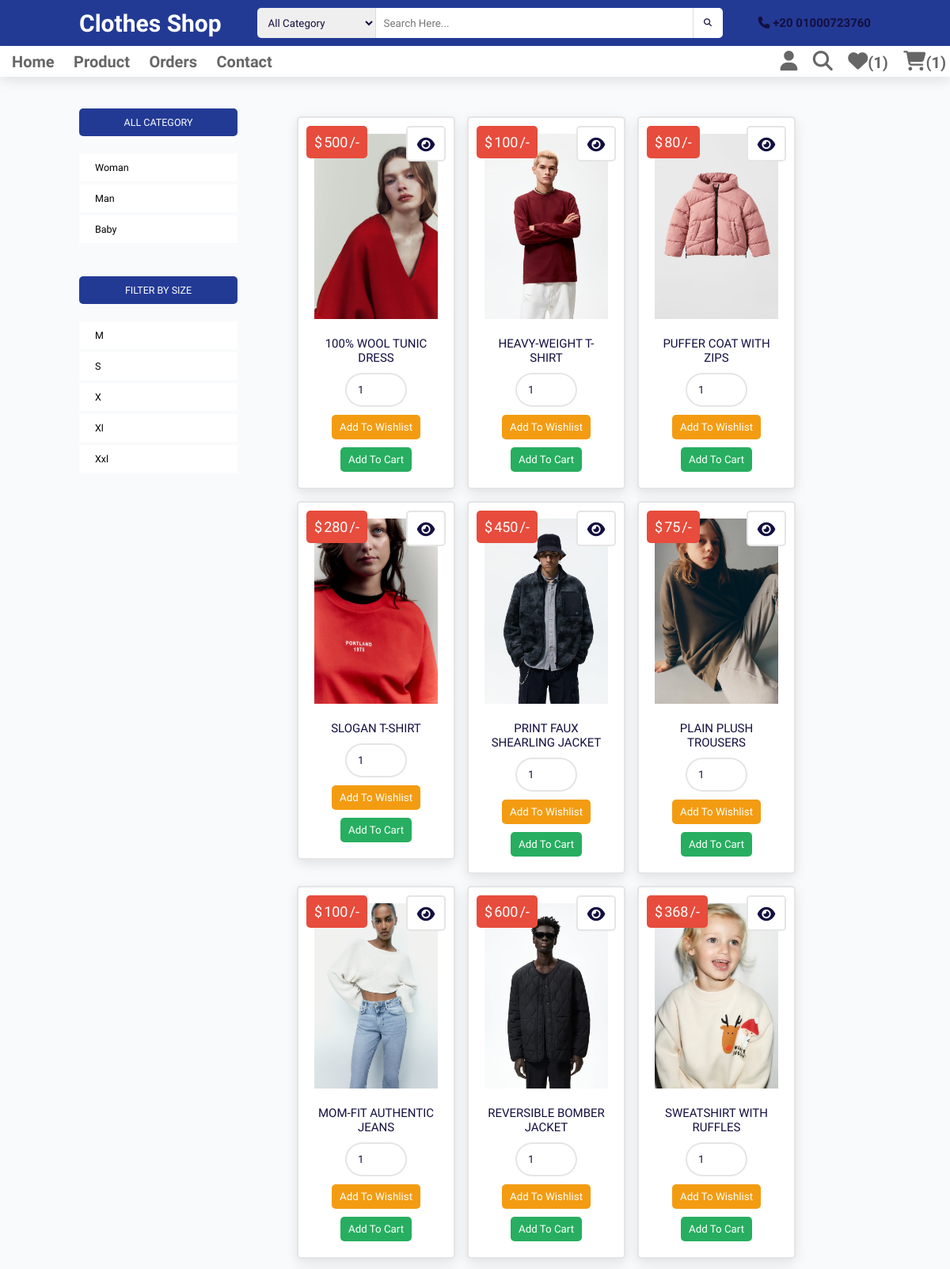
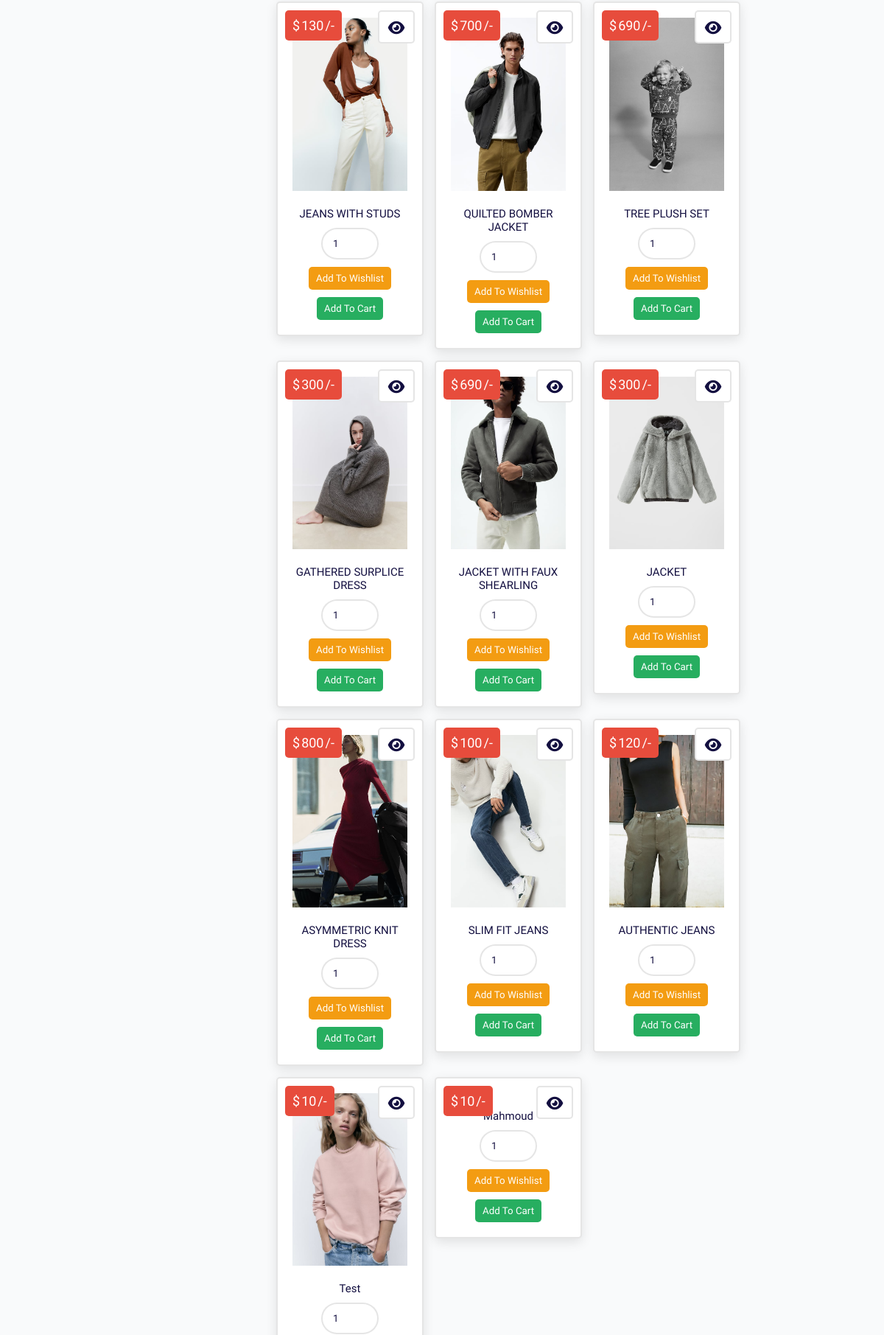
The app's page /new_shop.php (signed in, upper part) with its own data (2 pictures, top to bottom).
### tables this page shows
CREATE TABLE `products` (
  `id` int(100) NOT NULL,
  `name` varchar(100) NOT NULL,
  `category` varchar(20) NOT NULL,
  `size` text NOT NULL,
  `tow` varchar(250) NOT NULL,
  `details` varchar(500) NOT NULL,
  `price` int(100) NOT NULL,
  `image` varchar(100) NOT NULL
);

### new_shop.php (the view, shortened to what this page needs)
<?php
@include 'config.php';
?>
<!DOCTYPE html>
<html lang="en">
<head>
   <link rel="stylesheet" href="https://cdnjs.cloudflare.com/ajax/libs/font-awesome/6.1.1/css/all.min.css">
   <link rel="stylesheet" href="css/style.css">
   <link rel="stylesheet" href="css/index.css">
</head>
<body>
<?php include 'header.php'; ?>
<div class="container">
        <div class="left_contain left">
        <div class="row_size">
                <div class="title">All Category</div>
                <ul>
                    <li>
                    <a href="category.php?category=Woman">Woman</a>
                    </li>
                    <li>
                    <a href="category.php?category=Man">Man</a>
                    </li>
                    <li>
                    <a href="category.php?category=Baby">Baby</a>
                    </li>
                </ul>
            </div>
            <div class="row_size">
                <div class="title">
                    FILTER BY SIZE
                </div>
                <ul>
                <li>
                    <a href="size.php?size=m">m</a>
                    </li>
                    <li>
                    <a href="size.php?size=s">s</a>
                    </li>
                    <li>
                    <a href="size.php?size=x">x</a>
                    </li>
                    <li>
                    <a href="size.php?size=xl">xl</a>
                    </li>
                    <li>
                    <a href="size.php?size=xxl">xxl</a>
                    </li>
                </ul>
            </div>
        </div>
<section class="products">
   <div class="box-container">
   <?php
      $select_products = $conn->prepare("SELECT * FROM `products`");
      $select_products->execute();
      if($select_products->rowCount() > 0){
         while($fetch_products = $select_products->fetch(PDO::FETCH_ASSOC)){
   ?>
   <form action="" class="box" method="POST">
      <div class="price">$<span><?= $fetch_products['price']; ?></span>/-</div>
      <a href="view_page.php?pid=<?= $fetch_products['id']; ?>" class="fas fa-eye"></a>
      <img src="uploaded_img/<?= $fetch_products['image']; ?>" alt="">
      <div class="name"><?= $fetch_products['name']; ?></div>
      <input type="number" min="1" value="1" name="p_qty" class="qty">
      <input type="submit" value="add to wishlist" class="option-btn" name="add_to_wishlist">
      <input type="submit" value="add to cart" class="btn" name="add_to_cart">
   </form>
   <?php
      }
   }else{
      echo '<p class="empty">no products added yet!</p>';
   }
   ?>
   </div>
</section>
</body>
</html>

### css/style.css (style rules this page uses)
.products .box-container { display: grid; grid-template-columns: repeat(auto-fit, 20rem); gap:1.5rem; justify-content: center; align-items: flex-start; }
.products .box-container .box { padding:2rem; text-align: center; border:var(--border); background-color: var(--white); box-shadow: var(--box-shadow); border-radius: .5rem; position: relative; }
.products .box-container .box .price { position: absolute; top:1rem; left:1rem; padding:1rem; border-radius: .5rem; background-color: var(--red); font-size: 1.8rem; color:var(--white); }
.products .box-container .box .price span { color:var(--white); margin:0 .2rem; }
.products .box-container .box .fa-eye { position: absolute; top:1rem; right:1rem; border-radius: .5rem; height: 4.5rem; line-height: 4.3rem; width: 5rem; border:var(--border); color:var(--black); font-size: 2rem; background-color: var(--white); }
.products .box-container .box img { width: 100%; margin-bottom: 1rem; }
.products .box-container .box .name { font-size: 1.5rem; color:var(--black); padding:1rem 0; }
.products .box-container .box .qty { border-radius: 5rem; padding:1.2rem 1.4rem; color:var(--black); border:var(--border); width: 50%; }

### css/index.css (style rules this page uses)
:root { --blue: #233a95; --black:#130f40; --light-color:#666; --box-shadow:0 .5rem 1.5rem rgba(0,0,0,.1); --border:.2rem solid rgba(0,0,0,.1); --outline:.1rem solid rgba(0,0,0,.1); --outline-hover:.2rem solid var(--black); }
:root { --header-height: 3.5rem; --first-color: hsl(36, 72%, 48%); --first-color-alt: hsl(36, 72%, 44%); --black-color:hsl(206, 12%, 12%); --card-color: hsl(0, 0%, 90%); --title-color: hsl(206, 12%, 12%); --text-color: hsl(206, 4%, 42%); --text-color-light: hsl(206, 4%, 75%); --body-color: hsl(206, 4%, 97%); --container-color: #fff; --body-font: 'Battambang', cursive; --biggest-font-size: 2.25rem; --h1-font-size: 1.5rem; --h2-font-size: 1.25rem; --h3-font-size: 1rem; --normal-font-size: .938rem; --small-font-size: .813rem; --smaller-font-size: .75rem; --font-bold: 700; --z-tooltip: 10; --z-fixed: 100; }
body { background-color: rgb(249 250 251); position: relative; }
* { font-family: 'Battambang', cursive; margin:0; padding:0; box-sizing: border-box; outline: none; border:none; text-decoration: none; text-transform: capitalize; transition: all .3s linear; list-style-type: none; }
html { font-size: 62.5%; overflow-x: hidden; scroll-behavior: smooth; scroll-padding-top: 7rem; }
.container { width: 100%; float: left; padding: 0 10rem; column-gap: 2rem; }
.left_contain { width: 20%; float: left; }
.left_contain .row_size { width: 100%; float: left; margin: 2rem 0; }
.left_contain .row_size .title { width: 100%; background-color: var(--blue); color: #fff; float: left; font-size: var(--h2-font-size); padding: 1rem 2rem; border-radius: .5rem; }
.left_contain .row_size ul { width: 100%; float: left; }
.left_contain .row_size ul li { width: 100%; float: left; margin: .2rem 0; cursor: pointer; }
.left_contain .row_size ul li a { display: block; padding: 1rem 2rem; transition: all 0.4s ease; color: black; font-size: var(--h2-font-size); background-color: #fff; }
@media (min-width: 1200px) { .container { padding: 2rem 10rem; } }

### css/components.css (style rules this page uses)
:root { --green:#27ae60; --orange:#f39c12; --red:#e74c3c; --black:#333; --light-color:#666; --white:#fff; --light-bg:#f6f6f6; --border:.2rem solid var(--black); --box-shadow:0 .5rem 1rem rgba(0,0,0,.1); }
* { font-family: 'Rubik', sans-serif; margin:0; padding:0; box-sizing: border-box; outline: none; border:none; text-decoration: none; color:var(--black); }
body { background-color: var(--light-bg); }
html { font-size: 62.5%; overflow-x: hidden; scroll-behavior: smooth; scroll-padding-top: 6.5rem; }
section { padding:3rem 2rem; max-width: 1200px; margin:0 auto; }
.btn, .delete-btn, .option-btn { margin-top: 1rem; border-radius: .5rem; color:var(--white); padding:0.8rem 1rem; text-transform: capitalize; cursor: pointer; text-align: center; }
.btn { background-color: var(--green); }
.option-btn { background-color: var(--orange); }
.title { text-align: center; margin-bottom: 2rem; text-transform: uppercase; color:var(--black); font-size: 3.5rem; }

### records on screen
products: price "500", image (picture), name "100% WOOL TUNIC DRESS"
products: price "100", image (picture), name "HEAVY-WEIGHT T-SHIRT"
products: price "80", image (picture), name "PUFFER COAT WITH ZIPS"
products: price "280", image (picture), name "SLOGAN T-SHIRT"
products: price "450", image (picture), name "PRINT FAUX SHEARLING JACKET"
products: price "75", image (picture), name "PLAIN PLUSH TROUSERS"
products: price "100", image (picture), name "MOM-FIT AUTHENTIC JEANS"
products: price "600", image (picture), name "REVERSIBLE BOMBER JACKET"
products: price "368", image (picture), name "SWEATSHIRT WITH RUFFLES"
products: price "130", image (picture), name "JEANS WITH STUDS"
products: price "700", image (picture), name "QUILTED BOMBER JACKET"
products: price "690", image (picture), name "TREE PLUSH SET"
products: price "300", image (picture), name "GATHERED SURPLICE DRESS"
products: price "690", image (picture), name "JACKET WITH FAUX SHEARLING"
products: price "300", image (picture), name "JACKET"
products: price "800", image (picture), name "ASYMMETRIC KNIT DRESS"
products: price "100", image (picture), name "SLIM FIT JEANS"
products: price "120", image (picture), name "AUTHENTIC JEANS"
products: price "10", image (picture), name "Test"
products: price "10", name "Mahmoud"

### other values on screen
$count_wishlist_items->rowCount() "1"
$count_cart_items->rowCount() "1"
